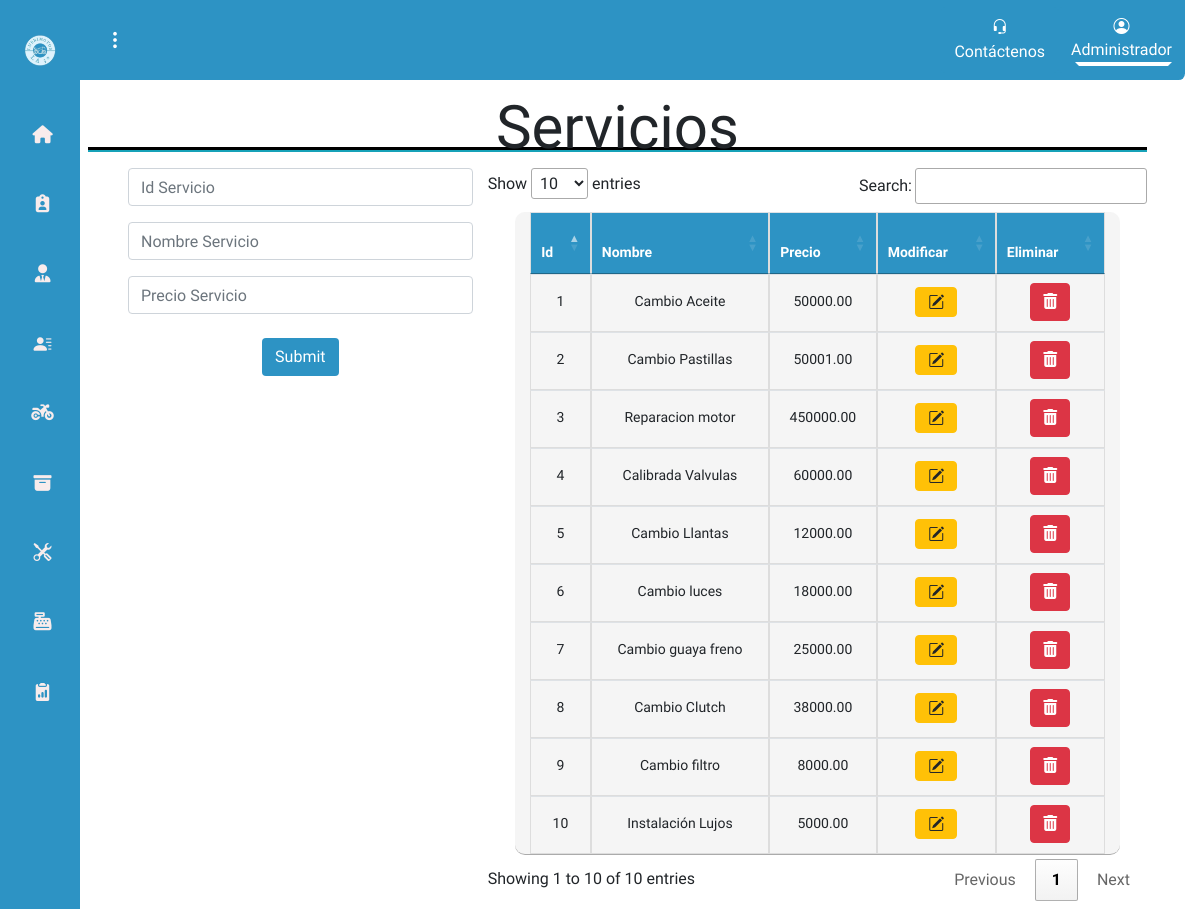
The page /?c=Servicio (signed in) on the database its author committed.
### tables this page shows
CREATE TABLE IF NOT EXISTS SERVICIOS (
  id_servicios INT NOT NULL AUTO_INCREMENT,
  nombre_servicio VARCHAR(50) NOT NULL,
  precio_servicio DECIMAL(10,2) NOT NULL,
  PRIMARY KEY (id_servicios));

### controllers/Servicio.php (called while the page is built, shortened)
<?php
    require_once "models/dao_model/Servicio_dao.php";
    class Servicio{
        private $servicioDao;
        public function __construct(){
            $this->servicioDao = new Servicio_dao;
        }
        public function index(){
            $verServicios = $this->servicioDao->verServicioDao();
            require_once "views/roles/admin/header_dash.php";
            require_once "views/modules/2_products/2_3servicio/servicio.view.php";
            require_once "views/roles/admin/footer.php";
        }
}
?>

### models/Database.php (called while the page is built)
<?php
class DataBase{
        private $host;
        private $user;
        private $db;
        private $pass;
        private $port;
        private $option;
        public function __construct(){
            $this->host="dbinfotec.mysql.database.azure.com";
            $this->port="3306";
			$this->user="admin_1";
			$this->pass="Infotec123*";
			$this->db="infotec";
            $this->option= array(
                PDO::MYSQL_ATTR_SSL_CA => 'assets\docs\Base de datos\Certificado_SSL\DigiCertGlobalRootCA.crt.pem'
            );
        }
        function connection(){
            try{
                $pdo = new PDO("mysql:host=".$this->host.";dbname=".$this->db.";port=".$this->port,$this->user,$this->pass,$this->option);
                $pdo->setAttribute(PDO::ATTR_ERRMODE, PDO::ERRMODE_EXCEPTION);
            } catch(PDOException $e) {
                echo "Connection failed: " . $e->getMessage();
                die();
            }
            return $pdo;
        }
    }
?>

### models/dao_model/Servicio_dao.php (called while the page is built, shortened)
<?php
    class Servicio_dao{
        private $pdo;
		public function __construct(){
			try {
				$db = new DataBase();
				$this->pdo = $db->connection();
			} catch (Exception $e) {
				die($e->getMessage());
			}
		}
        public function verServicioDao(){
            $sql = "SELECT * FROM servicios";
            $resultado = $this->pdo->query($sql);
            $verServicio = $resultado->fetchall();
            return $verServicio;
        }
    }
?>

### views/modules/2_products/2_3servicio/servicio.view.php (the view, shortened to what this page needs)
<link rel="stylesheet" href="https://cdn.datatables.net/1.13.6/css/jquery.dataTables.min.css">
<body>
    <div class="container">
    <h1 class="titulos mt-1">Servicios</h1>
    <hr>
        <div class="row tablas">
            <div class="col-md-4">
                <form method="post" action="?c=Servicio" class="row g-3 needs-validation" novalidate>
                <input type="int" class="form-control mb-3" name="id_servicios" placeholder="Id Servicio">
                    <input type="text" class="form-control mb-3" name="nombre_servicio" placeholder="Nombre Servicio">
                    <input type="number" class="form-control mb-3" name="precio_servicio" placeholder="Precio Servicio">
                    <input type="submit" class="btn btn-enviar mt-2 ">
                </form>
            </div>
            <div class="div col-md-8">
                <table id="tablaservivio" class="table justify-content-center col-11 ">
                    <thead>
                        <tr class="text-center">
                            <th scope="col">Id</th>
                            <th scope="col">Nombre</th>
                            <th scope="col">Precio</th>
                            <?php if ($_SESSION['rol'] == 1 ){?>
                            <th scope="col">Modificar</th>
                            <th scope="col">Eliminar</th>
                            <?php }?>
                        </tr>
                    </thead>
                    <tbody>
                        <?php
                        foreach($verServicios as $verSer){
                        ?>
                        <tr>
                            <td class="text-center">
                                 <?php echo $verSer['id_servicios']?>
                            </td>
                            <td class="text-center">
                                <?php echo $verSer['nombre_servicio']?>
                            </td>
                            <td class="text-center">
                                <?php echo $verSer['precio_servicio']?>
                            </td>
                            <?php if ($_SESSION['rol'] == 1 ){?>
                            <td class="text-center">
                                <a class="btn btn-warning" href="?c=Servicio&a=editar_servicio& id_servicios=<?php echo $verSer['id_servicios']?>">
                                    <i class="bi bi-pencil-square"></i>
                                </a>
                            </td>
                            <td  class="text-center">
                                <a class="btn btn-danger" href="?c=Servicio&a=eliminar_servicio&id_servicios=<?php echo $verSer['id_servicios']?>">
                                    <i class="fa fa-trash"></i>
                                </a>
                            </td>
                            <?php }?>
                            </tr>
                        <?php
                        }
                         ?>
                        </tbody>
            </div>
        </div>
    </div>
</body>

### assets/css/styles-dashboard.css (style rules this page uses)
* { margin-right: 0; padding: 0; box-sizing: border-box; text-decoration: none; font-family: 'Roboto Condensed', sans-serif; }
html { min-width: 100wh; }
body { margin-left: 80px; transition: marging-left 300ms cubic-bezier(0.785, 0.135, 0.15, 0.86); margin-right: 15px; min-height: 100wh; background-position: center center; background-repeat:no-repeat ; background-size:cover ; }
div.row { max-width: 100%; max-height: 100vh; }
.btn-enviar { background-color: #2D93C4; color: white; position: relative; display: flex; align-items: center; }
i.bi, i.fas { display: flex; align-items: center; justify-content: center; }
div.row { max-width: 100%; }
.row form { display: flex; justify-content: center; }
.titulos { display: flex; align-items: center; justify-content: center; font-size: 60px; }
hr { background-color: #17a2b8; border: none; border-top: 3px solid#000000; height: 2px; width: 100%; margin-top: -25PX; }
.tablas { display: flex; align-items: flex-start; justify-content: flex-start; align-content: stretch; flex-wrap: wrap; flex-direction: row; margin-left: 40px; }
table { background-color: #f5f5f5; width: 100%; font-size: 14px; text-align: left; margin-bottom: 20px; border-collapse: collapse; border-radius: 10px; overflow: hidden; }
th, td { border: 1px solid #ddd; padding: 8px; text-align: left; height: 40px; }
th { background-color: #2D93C4; color: #fff;; }

### rows shown on the page
servicios: id_servicios "1", nombre_servicio "Cambio Aceite", precio_servicio "50000.00"
servicios: id_servicios "2", nombre_servicio "Cambio Pastillas", precio_servicio "50001.00"
servicios: id_servicios "3", nombre_servicio "Reparacion motor", precio_servicio "450000.00"
servicios: id_servicios "4", nombre_servicio "Calibrada Valvulas", precio_servicio "60000.00"
servicios: id_servicios "5", nombre_servicio "Cambio Llantas", precio_servicio "12000.00"
servicios: id_servicios "6", nombre_servicio "Cambio luces", precio_servicio "18000.00"
servicios: id_servicios "7", nombre_servicio "Cambio guaya freno", precio_servicio "25000.00"
servicios: id_servicios "8", nombre_servicio "Cambio Clutch", precio_servicio "38000.00"
servicios: id_servicios "9", nombre_servicio "Cambio filtro", precio_servicio "8000.00"
servicios: id_servicios "10", nombre_servicio "Instalación Lujos", precio_servicio "5000.00"

### other values the page prints
$_SESSION['session'] "Administrador"
